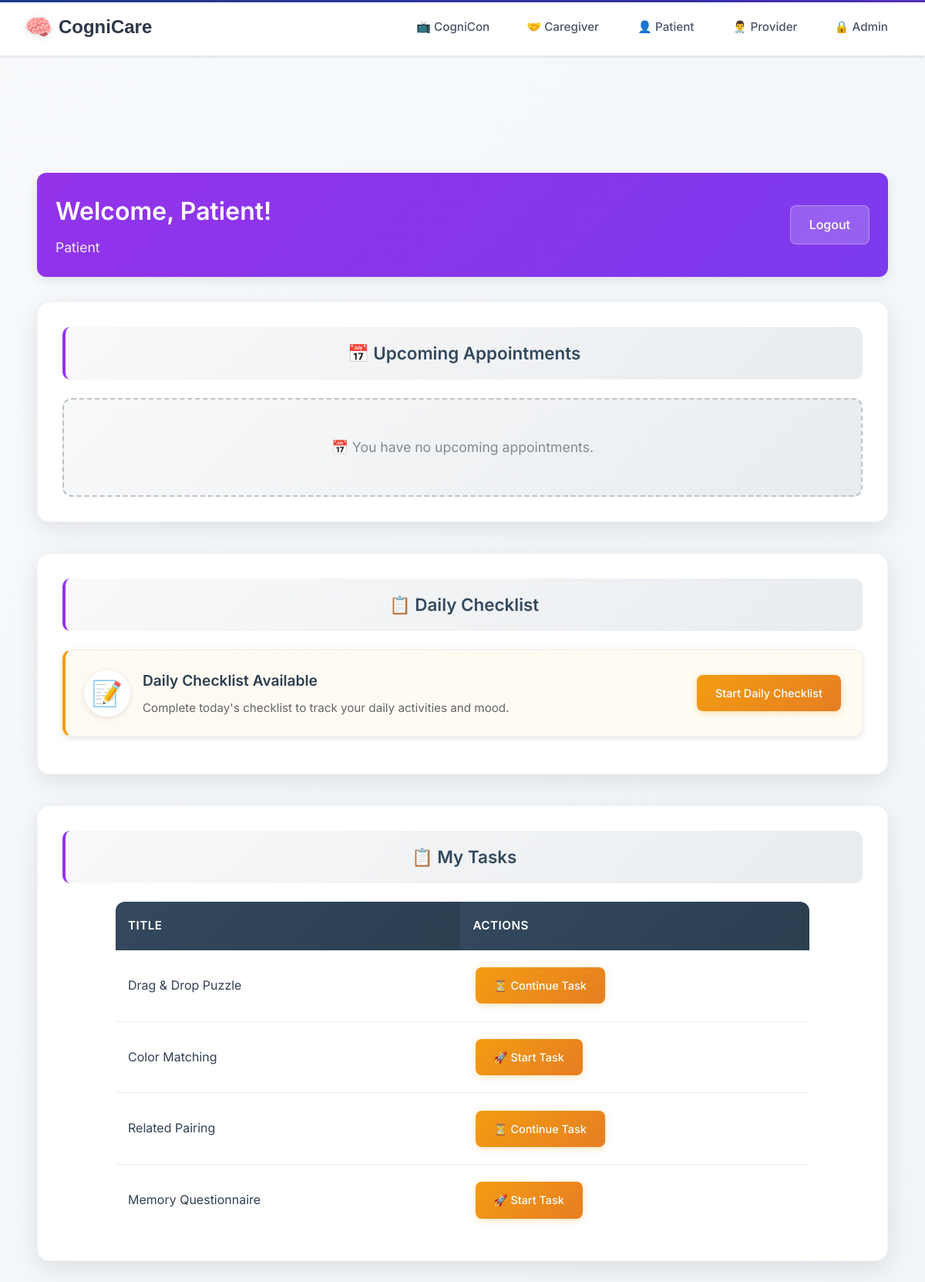
Screenshot of /patient-dashboard/ (signed in) with the database file from the repository.
### taskmanager/models.py (models this page shows, shortened)
class Task(models.Model):
    title = models.CharField(max_length=255)
    description = models.TextField(blank=True, null=True)
    task_type = models.CharField(max_length=50, choices=TASK_TYPES)
    difficulty = models.CharField(
        max_length=50,
        choices=DIFFICULTY_LEVELS,
        blank=True,
        null=True,
        help_text="Cognitive difficulty level for games"
    )
    assigned_by = models.ForeignKey(UserProfile, related_name='assigned_tasks', on_delete=models.CASCADE)
    assigned_to = models.ForeignKey(UserProfile, related_name='tasks', on_delete=models.CASCADE)
    completed_by = models.ForeignKey(UserProfile, related_name='completed_tasks', on_delete=models.SET_NULL, null=True, blank=True)
    status = models.CharField(max_length=20, choices=[
        ('assigned', 'Assigned'),
        ('in_progress', 'In Progress'),
        ('completed', 'Completed'),
    ], default='assigned')
    created_at = models.DateTimeField(auto_now_add=True)
    assigned_at = models.DateTimeField(auto_now_add=True)
    due_date = models.DateTimeField(blank=True, null=True)
    completed_at = models.DateTimeField(null=True, blank=True)
    task_config = models.JSONField(default=dict, blank=True)
    class Meta:
        ordering = ['-created_at']

### users/views.py (the view)
# urls.py: path('patient-dashboard/', views.patient_dashboard, name='patient_dashboard'),
@login_required
def patient_dashboard(request):
    if not hasattr(request.user, 'profile') or request.user.profile.user_type != 'patient':
        messages.error(request, 'You do not have permission to access the patient dashboard.')
        return redirect('home')
    pending_tasks = Task.objects.filter(
        assigned_to=request.user.profile,
        status__in=['assigned', 'in_progress']
    ).order_by('due_date', 'created_at')
    appointments = Appointment.objects.filter(patient=request.user.profile).order_by('datetime')
    daily_checklist_submitted = not DailyChecklistSubmission.can_submit_today(request.user.profile)
    today_submission = DailyChecklistSubmission.get_today_submission(request.user.profile)
    context = {
        'user': request.user,
        'user_type': 'Patient',
        'pending_tasks': pending_tasks,
        'appointments': appointments,
        'daily_checklist_submitted': daily_checklist_submitted,
        'today_submission': today_submission
    }
    return render(request, 'dashboards/patient_dashboard.html', context)

### taskmanager/models.py (called while the page is built)
    @classmethod
    def get_today_submission(cls, patient):
        today = date.today()
        try:
            return cls.objects.get(patient=patient, submission_date=today)
        except cls.DoesNotExist:
            return None

    @classmethod
    def can_submit_today(cls, patient):
        return cls.get_today_submission(patient) is None

### templates/dashboards/patient_dashboard.html (shortened to what this page needs)
{% extends 'layouts/base.html' %}
{% load static %}
{% block extra_css %}
<link rel="stylesheet" href="{% static 'css/patient-dashboard.css' %}">
{% endblock %}
{% block content %}
<div class="dashboard-container">
    <div class="dashboard-header patient">
        <div class="header-info">
    <h1>Welcome, {{ user.first_name }}!</h1>
            <span class="user-type">{{ user_type }}</span>
        </div>
        <a href="{% url 'logout' %}" class="logout-btn">Logout</a>
    </div>
    <div class="patient-dashboard">
        <div class="dashboard-section">
        <h2 class="section-title patient">📅 Upcoming Appointments</h2>
        {% if appointments %}
            <div class="table-container">
                <table class="enhanced-table">
                    <thead>
                        <tr>
                            <th>Date & Time</th>
                            <th>Provider</th>
                            <th>Notes</th>
                        </tr>
                    </thead>
                    <tbody>
                        {% for appt in appointments %}
                        <tr>
                            <td class="appointment-datetime">
                                {{ appt.datetime|date:"F j, Y" }}<br>
                                <span class="time">{{ appt.datetime|date:"g:i A" }}</span>
                            </td>
                            <td>Dr. {{ appt.provider.user.get_full_name }}</td>
                            <td>{{ appt.notes|default:"No notes provided." }}</td>
                        </tr>
                        {% endfor %}
                    </tbody>
                </table>
            </div>
        {% else %}
            <div class="empty-state">
                <p>📅 You have no upcoming appointments.</p>
            </div>
        {% endif %}
    </div>
    <div class="dashboard-section">
        <h2 class="section-title patient">📋 Daily Checklist</h2>
        {% if daily_checklist_submitted %}
            <div class="daily-checklist-completed">
                <div class="checklist-status">
                    <span class="status-icon">✅</span>
                    <div class="status-text">
                        <h3>Daily Checklist Completed</h3>
                        <p>You've already submitted today's checklist. Great job!</p>
                        {% if today_submission %}
                            <p class="submission-info">Submitted on {{ today_submission.created_at|date:"F j, Y" }} at {{ today_submission.created_at|time:"g:i A" }}</p>
                        {% endif %}
                    </div>
                </div>
                <div class="checklist-actions">
                    <a href="{% url 'taskmanager:daily_checklist_results' %}" class="action-btn view-btn">View Results</a>
                </div>
            </div>
        {% else %}
            <div class="daily-checklist-pending">
                <div class="checklist-status">
                    <span class="status-icon">📝</span>
                    <div class="status-text">
                        <h3>Daily Checklist Available</h3>
                        <p>Complete today's checklist to track your daily activities and mood.</p>
                    </div>
                </div>
                <div class="checklist-actions">
                    <a href="{% url 'taskmanager:daily_checklist_submit' %}" class="action-btn start-btn">Start Daily Checklist</a>
                </div>
            </div>
        {% endif %}
    </div>
    <div class="dashboard-section">
        <h2 class="section-title patient">📋 My Tasks</h2>
        {% if pending_tasks %}
        <div class="tasks-list">
            <table class="enhanced-table">
                <thead>
                    <tr>
                        <th>Title</th>
                        <th>Actions</th>
                    </tr>
                </thead>
                <tbody>
                {% for task in pending_tasks %}
                    <tr>
                        <td>
                            {{ task.title }}
                        </td>
                        <td>
                            <a href="{% url 'taskmanager:take_task' task.id %}" class="action-btn start-btn">
                                {% if task.status == 'assigned' %}
                                    🚀 Start Task
                                {% else %}
                                    ⏳ Continue Task
                                {% endif %}
                            </a>
                        </td>
                    </tr>
                {% endfor %}
                </tbody>
            </table>
        </div>
        {% else %}
        <div class="empty-state-main">
            <h2>📋 No Tasks Assigned</h2>
            <p>You don't have any tasks assigned at the moment. Your healthcare provider will assign questionnaires and assessments as needed.</p>
        </div>
        {% endif %}
    </div>
    </div>
</div>
{% endblock %}

### static/css/base.css (style rules this page uses)
:root { --patient-primary: #9333ea; --patient-secondary: #7c3aed; --patient-accent: #8b5cf6; --caregiver-primary: #059669; --caregiver-secondary: #047857; --caregiver-accent: #10b981; --provider-primary: #1e3a8a; --provider-secondary: #1e40af; --provider-accent: #3730a3; --admin-primary: #1a202c; --admin-secondary: #2d3748; --admin-accent: #fbbf24; --neutral-50: #f8fafc; --neutral-100: #f1f5f9; --neutral-200: #e2e8f0; --neutral-300: #cbd5e1; --neutral-400: #94a3b8; --neutral-500: #64748b; --neutral-600: #475569; --neutral-700: #334155; --neutral-800: #1e293b; --neutral-900: #0f172a; }
* { margin: 0; padding: 0; box-sizing: border-box; }
body { background: linear-gradient(135deg, var(--neutral-50) 0%, var(--neutral-100) 100%); font-family: 'Inter', -apple-system, BlinkMacSystemFont, 'Segoe UI', Roboto, sans-serif; min-height: 100vh; color: var(--neutral-700); line-height: 1.6; }

### static/css/base-layout.css (style rules this page uses)
.theme-patient { --primary-color: #48bb78; --secondary-color: #38a169; }
.theme-default { --primary-color: #4a5568; --secondary-color: #2d3748; }
html { scroll-behavior: smooth; }

### static/css/dashboard.css (style rules this page uses)
.dashboard-container { max-width: 1200px; margin: 0 auto; padding: 2rem; font-family: 'Inter', -apple-system, BlinkMacSystemFont, 'Segoe UI', Roboto, sans-serif; }
.dashboard-header { display: flex; justify-content: space-between; align-items: center; margin-bottom: 2rem; padding: 1.5rem; border-radius: 12px; color: white; box-shadow: 0 4px 15px rgba(0,0,0,0.1); }
.dashboard-header.patient { background: linear-gradient(135deg, var(--patient-primary) 0%, var(--patient-secondary) 100%); }
.header-info h1 { margin: 0 0 0.5rem 0; font-size: 2rem; font-weight: 600; }
.user-type { color: rgba(255,255,255,0.9); font-size: 1.1rem; font-weight: 400; }
.logout-btn, .back-btn { background: rgba(255,255,255,0.2); color: white; padding: 0.75rem 1.5rem; border-radius: 8px; text-decoration: none; font-weight: 500; transition: all 0.3s ease; border: 1px solid rgba(255,255,255,0.3); }
.dashboard-section { background: white; border-radius: 16px; box-shadow: 0 8px 32px rgba(0,0,0,0.1); margin-bottom: 2.5rem; padding: 2rem; border: 1px solid rgba(0,0,0,0.05); transition: transform 0.2s ease, box-shadow 0.2s ease; }
.section-title { color: #34495e; margin: 0 0 1.5rem 0; font-size: 1.4rem; font-weight: 600; text-align: center; padding: 1rem; background: linear-gradient(135deg, #f8f9fa 0%, #e9ecef 100%); border-radius: 10px; }
.section-title.patient { border-left: 4px solid var(--patient-primary); }
.enhanced-table { width: 100%; max-width: 900px; border-collapse: collapse; background: white; border-radius: 12px; overflow: hidden; margin: 0 auto; }
.enhanced-table th { background: linear-gradient(135deg, #34495e 0%, #2c3e50 100%); color: white; padding: 1.2rem 1rem; text-align: left; font-weight: 600; font-size: 0.95rem; text-transform: uppercase; letter-spacing: 0.5px; }
.enhanced-table td { padding: 1.2rem 1rem; border-bottom: 1px solid #eee; vertical-align: middle; transition: background-color 0.2s ease; }
.enhanced-table tr:last-child td { border-bottom: none; }
.action-btn { padding: 0.6rem 1.2rem; border-radius: 8px; text-decoration: none; font-weight: 600; font-size: 0.9rem; transition: all 0.3s ease; display: inline-block; text-align: center; min-width: 120px; border: none; cursor: pointer; margin: 0.2rem; }
.empty-state, .empty-state-main { text-align: center; padding: 3rem 2rem; color: #7f8c8d; background: linear-gradient(135deg, #f8f9fa 0%, #e9ecef 100%); border-radius: 12px; border: 2px dashed #bdc3c7; }
.empty-state p, .empty-state-main p { font-size: 1.1rem; margin: 0; }

### rows the page displays
Task: title "Drag & Drop Puzzle", status "⏳ Continue Task"
Task: title "Color Matching", status "🚀 Start Task"
Task: title "Related Pairing", status "⏳ Continue Task"
Task: title "Memory Questionnaire", status "🚀 Start Task"

### other values shown
{{ user.first_name }} "Patient"
{{ user_type }} "Patient"
